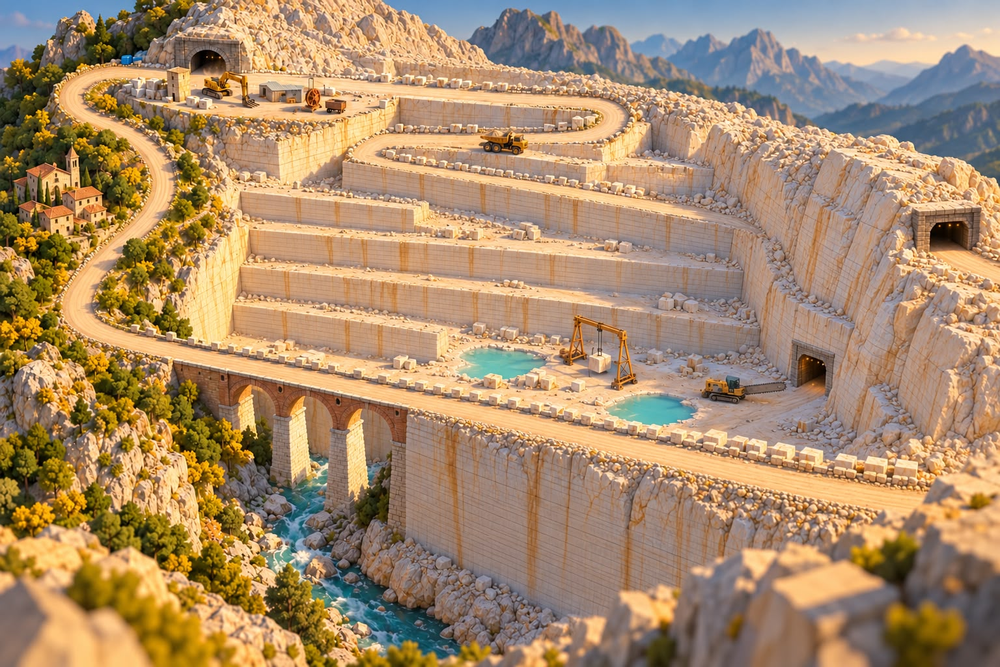
#> input picture docs/track_briefs/img/bar_carrara/bara_ansamblu.png, 1000 x 667 px, shrunk from 1536 x 1024 before the run
$ python crop_carrara_bar.py --src ../../docs/track_briefs/img/bar_carrara/bara_ansamblu.png
#> lines starting #> are read from the running program, lines starting #| are printed output that depends on the picture
"""Decupeaza diorama-bara Carrara pe POI.

Bara e `docs/track_briefs/img/carrara_plan/diorama_v01_iter2.jpg`, diorama
acceptata (brief §9.2). Ea NU are layout-ul real al pistei (ala e
`docs/track_briefs/img/carrara_plan_adnotat.png`); ea are *look-ul* fiecarui
loc. Criticul compara captura din masina la un POI cu decupajul POI-ului, nu
cu toata plansa (docs/track_briefs/carrara_poi_gauntlet.md: "bara e look, nu
layout").

Defecte DECLARATE ale dioramei, care nu se iau din imagine (brief §9.2):
E desenat prea jos (inaltimile vin din Track23); excavatorul e desenat pe
STANGA (in joc sta pe DREAPTA, langa coridorul de blocuri); totul e mai
comprimat decat pista (bazinul de 500 m incape intr-un cadru).

Regiunile sunt in fractii din latime/inaltime ca sa nu depinda de rezolutie.
Alese de coordonator prin citirea dioramei, 30 oct 2026.

    python tools/bar/crop_carrara_bar.py [--out DIR]
"""

import argparse
import os

from PIL import Image

SRC = "docs/track_briefs/img/carrara_plan/diorama_v01_iter2.jpg"

# (x0, y0, x1, y1) in fractii; + ce trebuie sa se citeasca din decupaj.
REGIONS = {
    "A": ((0.12, 0.06, 0.42, 0.24),
          "piazzale-ul: platou de pulbere bej, blocuri crem stivuite pe margini, excavatorul cu furca, "
          "magazia cu acoperis de tabla, roata de fir, vagonetul cu bloc, cabana de piatra"),
    "B": ((0.24, 0.12, 0.66, 0.55),
          "gradonii: trepte cu fete verticale crem cu dungi de rugina, banc plat cu blocuri razlete, "
          "drumul in ace pe banc, camionul basculant galben, sirul de blocuri pe muchie"),
    "C": ((0.39, 0.43, 0.85, 0.68),
          "fundul carierei: balti turcoaz opace, derrick-ul cu blocul agatat, masina de taiat cu lant, "
          "blocuri informe si moloz pe podea, gura galeriei in perete"),
    "D": ((0.74, 0.27, 1.00, 0.65),
          "galeria Ravaccione: portal patrat taiat in perete, cu lumini, peretele inalt fatetat"),
    "E": ((0.36, 0.60, 0.95, 0.79),
          "cariera de sus: drumul pe muchia de sus, sirul de blocuri pe buza, caderea spre fund"),
    "F": ((0.16, 0.51, 0.43, 0.99),
          "Ponti di Vara: arce de caramida pe pile de marmura, torentul turcoaz cu bolovani in chei, "
          "padure de castani si ginestra pe versanti"),
    "G": ((0.00, 0.08, 0.22, 0.62),
          "ravaneto-ul si Colonnata: drumul coborand pe moloz, satul cu turn de clopotnita si tigla, "
          "castani si ginestra galbena pe versantul verde"),
    "H": ((0.14, 0.03, 0.27, 0.13),
          "tunelul Marmifera: portal de piatra cu arc in coasta, deasupra piazzale-ului"),
}


def main() -> None:
    ap = argparse.ArgumentParser()
    ap.add_argument("--out", default="docs/track_briefs/img/bar_carrara")
    ap.add_argument("--src", default=SRC)
    args = ap.parse_args()

    img = Image.open(args.src).convert("RGB")
#> img is the input picture: PIL image 1000x667 RGB; mean R, G, B 168.7, 139.6, 106.7
    w, h = img.size
#> w = 1000; h = 667
    os.makedirs(args.out, exist_ok=True)

    for poi, ((x0, y0, x1, y1), what) in sorted(REGIONS.items()):
        box = (int(x0 * w), int(y0 * h), int(x1 * w), int(y1 * h))
        crop = img.crop(box)
        path = os.path.join(args.out, "bara_poi_%s.png" % poi)
        crop.save(path)
        print("POI %s -> %s (%dx%d)  %s" % (poi, path, crop.width, crop.height, what))
#> this loop made 8 passes
#> pass 1, in main, `crop = img.crop(box)`:
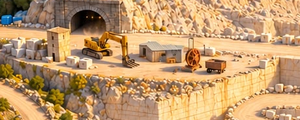
#> crop: PIL image 300x120 RGB; mean R, G, B 191.6, 153.6, 109.6
#> pass 2, in main, `crop = img.crop(box)`:
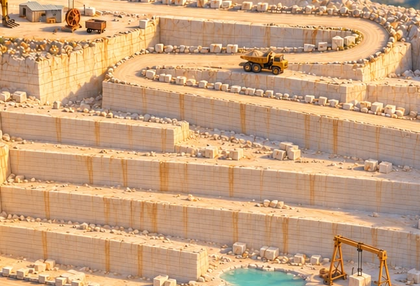
#> crop: PIL image 420x286 RGB; mean R, G, B 200.2, 161.5, 125.2
#> pass 3, in main, `crop = img.crop(box)`:
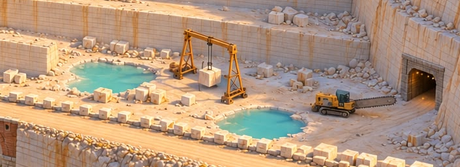
#> crop: PIL image 460x167 RGB; mean R, G, B 177.9, 150.6, 126.6
#> after the loop:
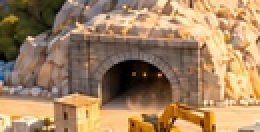
#> crop: PIL image 130x66 RGB (shown 2 times larger); mean R, G, B 161.1, 130.2, 96.7
    ans = os.path.join(args.out, "bara_ansamblu.png")
    img.save(ans)
    print("ansamblu -> %s" % ans)
#| ansamblu -> docs/track_briefs/img/bar_carrara/bara_ansamblu.png


if __name__ == "__main__":
    main()

$ run again, with docs/track_briefs/img/bar_carrara/bara_poi_A.png copied over docs/track_briefs/img/bar_carrara/bara_ansamblu.png
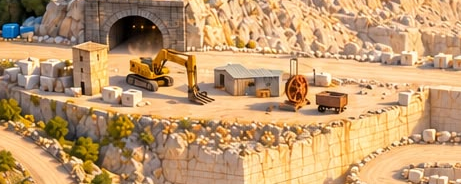
#> input picture docs/track_briefs/img/bar_carrara/bara_poi_A.png, 461 x 184 px
#> in main, img is the input picture: PIL image 461x184 RGB; mean R, G, B 191.6, 153.5, 109.5
#> the loop in main, `for poi, ((x0, y0, x1, y1), what) in sorted(REGIONS.items()):` made 8 passes
#> pass 2, in main, `crop = img.crop(box)`:
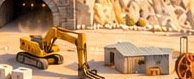
#> crop: PIL image 194x79 RGB; mean R, G, B 183.4, 143.5, 101.2
#> after the loop in main, `for poi, ((x0, y0, x1, y1), what) in sorted(REGIONS.items()):`:
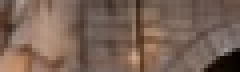
#> crop: PIL image 60x18 RGB (shown 4 times larger); mean R, G, B 120.9, 98.1, 85.4
#| ansamblu -> docs/track_briefs/img/bar_carrara/bara_ansamblu.png

$ run again, with docs/track_briefs/img/bar_carrara/bara_poi_B.png copied over docs/track_briefs/img/bar_carrara/bara_ansamblu.png
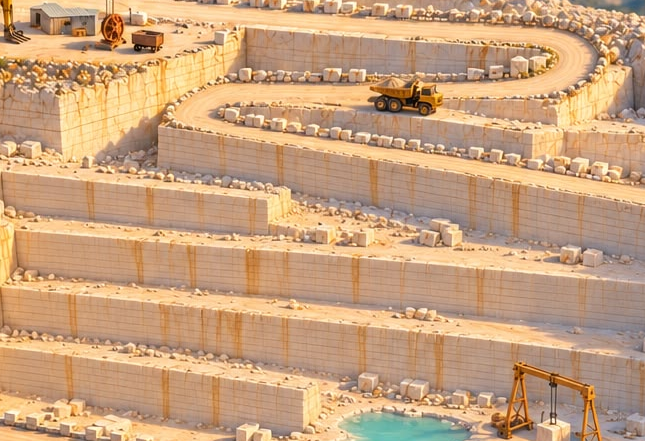
#> input picture docs/track_briefs/img/bar_carrara/bara_poi_B.png, 645 x 441 px
#> in main, img is the input picture: PIL image 645x441 RGB; mean R, G, B 200.4, 161.6, 125.2
#> the loop in main, `for poi, ((x0, y0, x1, y1), what) in sorted(REGIONS.items()):` made 8 passes
#> pass 1, in main, `crop = img.crop(box)`:
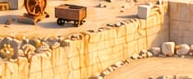
#> crop: PIL image 193x79 RGB; mean R, G, B 219.5, 175.1, 118.7
#> after the loop in main, `for poi, ((x0, y0, x1, y1), what) in sorted(REGIONS.items()):`:
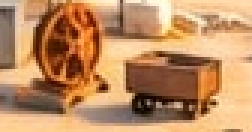
#> crop: PIL image 84x44 RGB (shown 3 times larger); mean R, G, B 190.8, 141.2, 97.9
#| ansamblu -> docs/track_briefs/img/bar_carrara/bara_ansamblu.png

$ run again, with docs/track_briefs/img/bar_carrara/bara_poi_C.png copied over docs/track_briefs/img/bar_carrara/bara_ansamblu.png
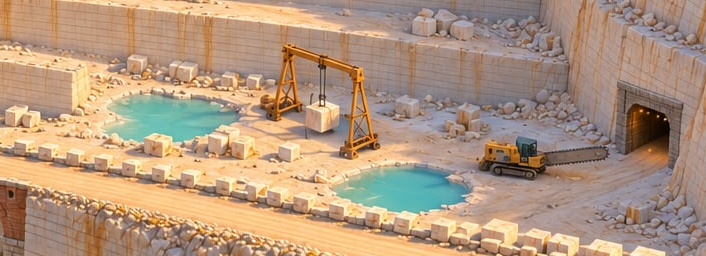
#> input picture docs/track_briefs/img/bar_carrara/bara_poi_C.png, 706 x 256 px
#> in main, img is the input picture: PIL image 706x256 RGB; mean R, G, B 178, 150.7, 126.6
#> the loop in main, `for poi, ((x0, y0, x1, y1), what) in sorted(REGIONS.items()):` made 8 passes
#> pass 3, in main, `crop = img.crop(box)`:
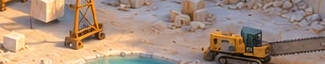
#> crop: PIL image 325x64 RGB; mean R, G, B 165.2, 140.2, 123.2
#> after the loop in main, `for poi, ((x0, y0, x1, y1), what) in sorted(REGIONS.items()):`:
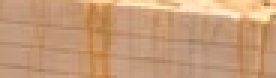
#> crop: PIL image 92x26 RGB (shown 3 times larger); mean R, G, B 199.1, 155.6, 119.5
#| ansamblu -> docs/track_briefs/img/bar_carrara/bara_ansamblu.png
